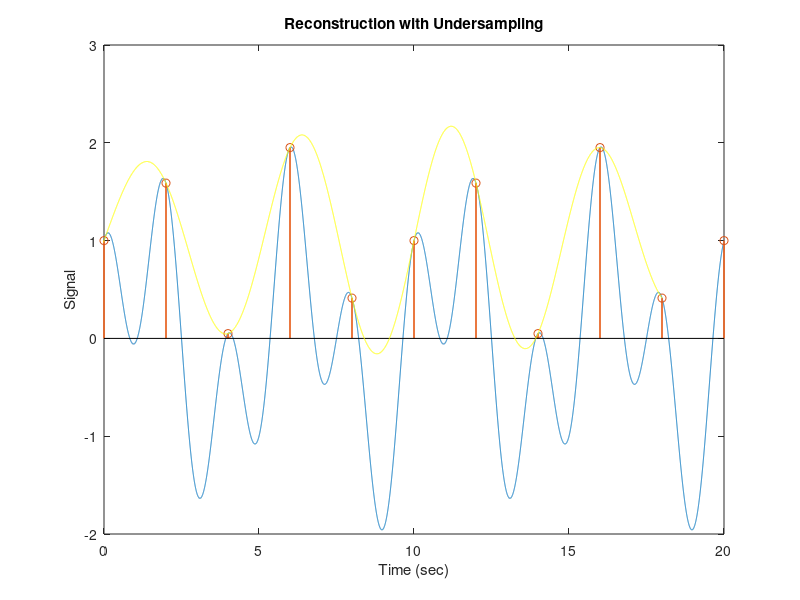
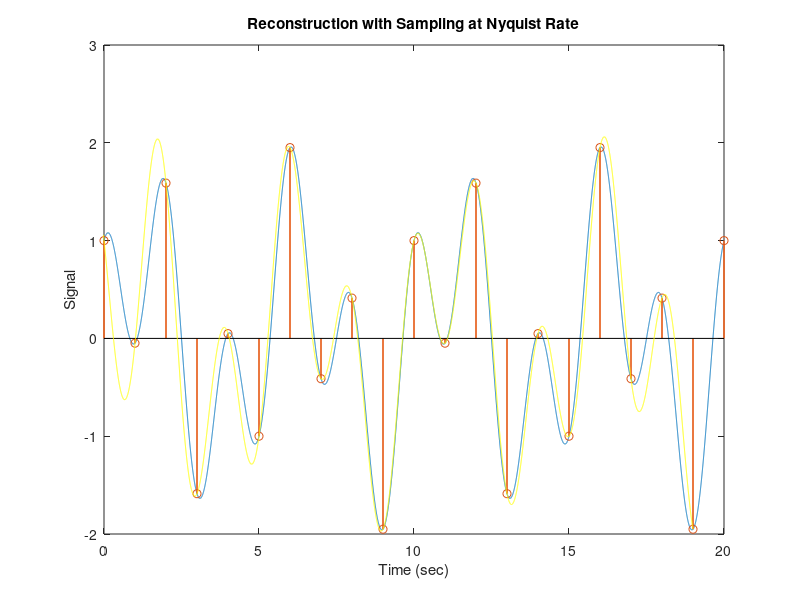
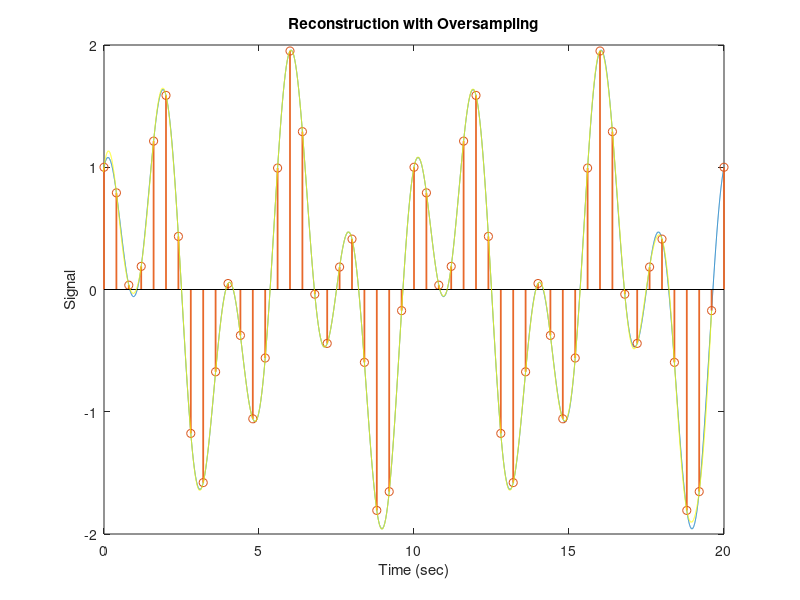

Here is the MATLAB script that generated these plots, in order:
clear,clc,close all;

f1 = 0.20;
f2 = 0.50;
t = 0:0.001:20;      % CT time
x1 = sin(2*pi*f1*t); % First CT signal
x2 = cos(2*pi*f2*t); % Second CT signal

% Undersampling
figure;
plot(t,x1+x2);
hold on;
fs_under = 1*f2;     % Sampling Rate
Ts_under = 1/fs_under;
td_under = 0:Ts_under:20;
x_under = sin(2*pi*f1*td_under) + cos(2*pi*f2*td_under);
stem(td_under, x_under,"Color",[0.91 0.41 0.17], "LineWidth",1.3);
% Reconstruction
y1 = zeros(1,length(t));
samples = length(td_under);
for i = 1:1:length(t)
    for n = 1:1:samples
        y1(i) = y1(i) + x_under(n)*sinc((t(i)-n*Ts_under)/Ts_under);
    end
end
hold on;
plot(t-Ts_under,y1,"Color","y");
xlim([0 20]);
xlabel('Time (sec)');
ylabel('Signal');
title("Reconstruction with Undersampling")
%%%%%%%%%%%%%%%%%%%%%%%%%%%%%%%%%%%%%%%%%%%%%%%%%%%%%%%%%%%%%%%%%
% Sampling at Nyquist Rate
figure;
plot(t,x1+x2);
hold on;
fs_nyquist = 2*f2;    % Sampling Rate
Ts_nyquist = 1/fs_nyquist;
td_nyquist = 0:Ts_nyquist:20;
x_nyquist = sin(2*pi*f1*td_nyquist) + cos(2*pi*f2*td_nyquist);
stem(td_nyquist, x_nyquist,"Color",[0.91 0.41 0.17],"LineWidth",1.3);
% Reconstruction
y2 = zeros(1,length(t));
samples = length(td_nyquist);
for i = 1:1:length(t)
    for n = 1:1:samples
        y2(i) = y2(i) + x_nyquist(n)*sinc((t(i)-n*Ts_nyquist)/Ts_nyquist);
    end
end
hold on;
plot(t-Ts_nyquist,y2,"Color","y");
xlim([0 20]);
xlabel('Time (sec)');
ylabel('Signal');
title("Reconstruction with Sampling at Nyquist Rate")
%%%%%%%%%%%%%%%%%%%%%%%%%%%%%%%%%%%%%%%%%%%%%%%%%%%%%%%%%%%%%%%%%
% Oversampling
figure;
plot(t,x1+x2);
hold on;
fs_over = 5*f2;       % Sampling Rate
Ts_over = 1/fs_over;
td_over = 0:Ts_over:20;
x_over = sin(2*pi*f1*td_over) + cos(2*pi*f2*td_over);
stem(td_over, x_over,"Color",[0.91 0.41 0.17], "LineWidth",1.3);
% Reconstruction
y3 = zeros(1,length(t));
samples = length(td_over);
for i = 1:1:length(t)
    for n = 1:1:samples
        y3(i) = y3(i) + x_over(n)*sinc((t(i)-n*Ts_over)/Ts_over);
    end
end
hold on;
plot(t-Ts_over,y3,"Color","y");
xlim([0 20]);
xlabel('Time (sec)');
ylabel('Signal');
title("Reconstruction with Oversampling")